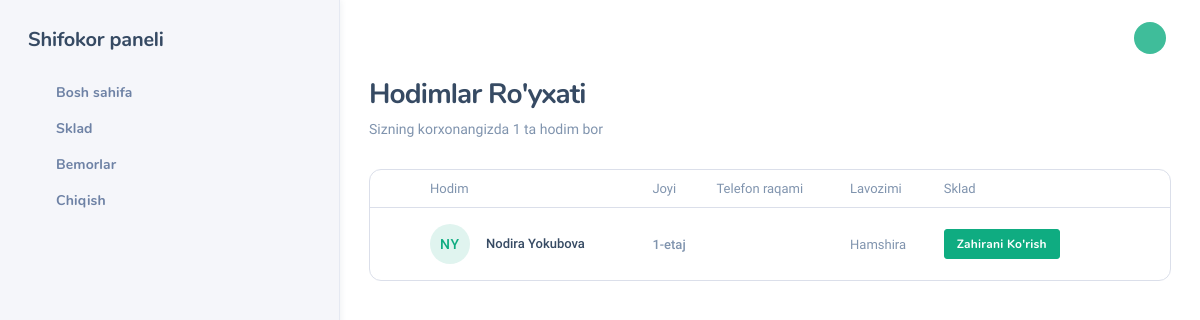
Screenshot of /employee/ (signed in) with the database file from the repository.
### main/models.py (models this page shows, shortened)
class CustomUser(AbstractUser):
    ROLE_CHOICES = (
        ('admin', 'Admin'),
        ('staff', 'Staff'),
        ('doctor', 'Doctor'),
    )
    role = models.CharField(max_length=20, choices=ROLE_CHOICES, default='staff')
    place = models.ManyToManyField(Place, blank=True)
    who = models.CharField(max_length=100, blank=True, null=True)
    class Meta:
        verbose_name = "Foydalanuvchi"
        verbose_name_plural = "Foydalanuvchilar"

class Place(models.Model):
    name = models.CharField(max_length=100)
    class Meta:
        verbose_name = "Joy"
        verbose_name_plural = "Joylar"

### main/views.py (the view)
# urls.py: path('employee/', employee_list, name='employee_list'),
@login_required
def employee_list(request):
    user = request.user
    if user.role == 'admin':
        users = CustomUser.objects.all().exclude(id=user.id).exclude(username__in=['admin', 'jamw1ddd'])  # Admin o‘zini ko‘rmaydi
    else:
        users = CustomUser.objects.filter(id=user.id)  # Faqat o‘zini ko‘radi
    return render(request, 'listemployee.html', {'users': users})

### templates/listemployee.html (shortened to what this page needs)
{% extends "base.html" %}
{% block content %}
<div class="nk-content ">
    <div class="container-fluid">
        <div class="nk-content-inner">
            <div class="nk-content-body">
                <div class="nk-block-head nk-block-head-sm">
                    <div class="nk-block-between">
                        <div class="nk-block-head-content">
                            <h3 class="nk-block-title page-title">Hodimlar Ro'yxati</h3>
                            <div class="nk-block-des text-soft">
                                <p>Sizning korxonangizda {{ users|length }} ta hodim bor</p>
                            </div>
                        </div>
                    </div>
                </div>
                <div class="nk-block">
                    <div class="card card-bordered card-stretch">
                        <div class="card-inner-group">
                            <div class="card-inner p-0">
                                <div class="nk-tb-list nk-tb-ulist">
                                    <div class="nk-tb-item nk-tb-head">
                                        <div class="nk-tb-col nk-tb-col-check"></div>
                                        <div class="nk-tb-col"><span class="sub-text">Hodim</span></div>
                                        <div class="nk-tb-col tb-col-md"><span class="sub-text">Joyi</span></div>
                                        <div class="nk-tb-col tb-col-md"><span class="sub-text">Telefon raqami</span></div>
                                        <div class="nk-tb-col tb-col-lg"><span class="sub-text">Lavozimi</span></div>
                                        <div class="nk-tb-col tb-col-sm"><span class="sub-text">Sklad</span></div>
                                        <div class="nk-tb-col tb-col-md"></div>
                                        <div class="nk-tb-col nk-tb-col-tools"></div>
                                    </div>
                                    {% for staff in users %}
                                    <div class="nk-tb-item">
                                        <div class="nk-tb-col nk-tb-col-check">
                                            <div class="custom-control custom-control-sm custom-checkbox notext">
                                            </div>
                                        </div>
                                        <div class="nk-tb-col">
                                            <a href="#">
                                                <div class="user-card">
                                                    <div class="user-avatar bg-primary-dim">
                                                        <span>{{ staff.first_name|default:"" |slice:":1" }}{{ staff.last_name|default:""|slice:":1" }}</span>
                                                    </div>
                                                    <div class="user-info">
                                                        <span class="tb-lead">{{ staff.first_name }} {{ staff.last_name }}
                                                            </span>
                                                    </div>
                                                </div>
                                            </a>
                                        </div>
                                        <div class="nk-tb-col tb-col-md"><span class="fw-medium">{% for place in staff.place.all %}{{ place.name }} {% endfor %}</span></div>
                                        <div class="nk-tb-col tb-col-md"></div>
                                        <div class="nk-tb-col tb-col-lg"><span>{{ staff.who }}</span></div>
                                        {%for place in staff.place.all %}
                                        <div class="nk-tb-col tb-col-sm">
                                            <a href="{% url 'place_medicines' place.id %}" class="btn btn-sm btn-primary">Zahirani Ko'rish</a>
                                        </div>
                                        {% endfor %}
                                        <div class="nk-tb-col tb-col-md"></div>
                                        <div class="nk-tb-col nk-tb-col-tools">
                                        </div>
                                    </div>
                                    {% endfor %}
                                </div>
                            </div>
                        </div>
                    </div>
                </div>
            </div>
        </div>
    </div>
</div>
{% endblock content %}

### rows the page displays
CustomUser: first_name "N", last_name "Y", first_name "Nodira", last_name "Yokubova", who "Hamshira"
Place: name "1-etaj"

### other values shown
{{ users|length }} "1"
